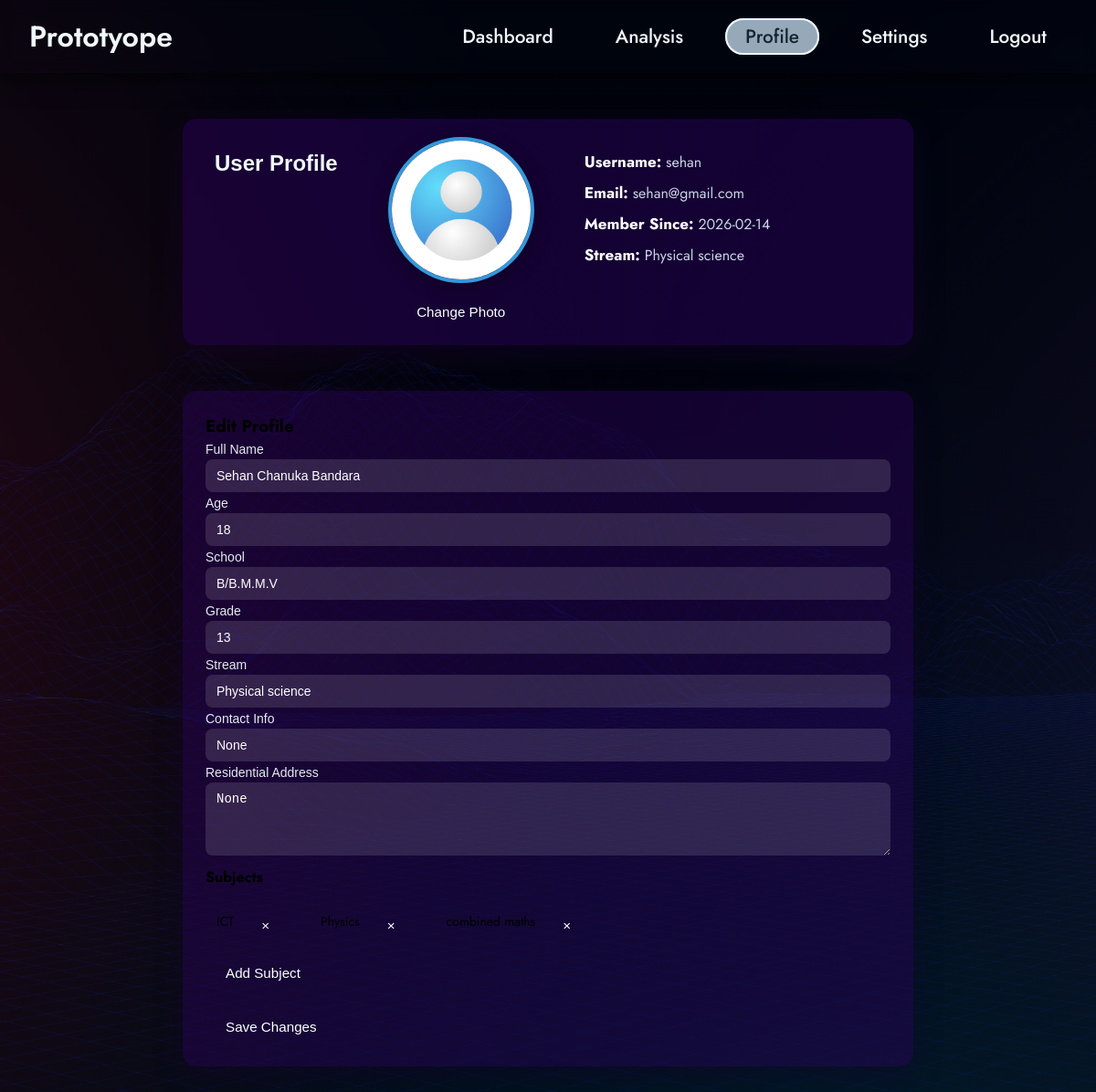
Screenshot of /profile (signed in) with the database file from the repository.
### tables this page shows
CREATE TABLE users (
                id INTEGER PRIMARY KEY AUTOINCREMENT,
                username TEXT UNIQUE,
                email TEXT UNIQUE,
                password TEXT,
                created_at TEXT DEFAULT (datetime('now')),
                is_verified INTEGER,
                verificayion_token TEXT,
                token_expires_at TEXT    
            , verification_token TEXT);

CREATE TABLE user_profile (
                id INTEGER PRIMARY KEY AUTOINCREMENT,
                username TEXT UNIQUE,
                full_name TEXT,
                age INTEGER,
                school TEXT,
                grade TEXT,
                stream TEXT,
                contact_info TEXT,
                address TEXT,
                FOREIGN KEY (username) REFERENCES users(username)
            );

CREATE TABLE user_subjects (
                id INTEGER PRIMARY KEY AUTOINCREMENT,
                username TEXT NOT NULL,
                subject TEXT NOT NULL,
                UNIQUE(username, subject),
                FOREIGN KEY(username) REFERENCES users(username)
            );

### app/main.py (the view)
@app.get("/profile", response_class=HTMLResponse)
async def profile(
    request: Request,
    user = Depends(db.get_current_user)
):
    if not user:
        return RedirectResponse("/login", status_code=303)
    username, email, created_at = user
    created_date = created_at.split(" ")[0]
    conn = db.get_connection()
    cursor = conn.cursor()
    cursor.execute("""
        SELECT full_name, age, school, grade, stream, contact_info, address
        FROM user_profile
        WHERE username = ?
    """, (username,))
    profile_data = cursor.fetchone()
    cursor.execute("""
        SELECT subject
        FROM user_subjects
        WHERE username = ?
    """, (username,))
    subjects = [row[0] for row in cursor.fetchall()]
    conn.close()
    return templates.TemplateResponse(
        "sections/profile.html",
        {
            "request": request,
            "username": username,
            "email": email,
            "created_at": created_date,
            "profile": profile_data,
            "subjects": subjects
        }
    )

### templates/sections/profile.html (shortened to what this page needs)
<!DOCTYPE html>
<html lang="en">
<head>
    <link rel="stylesheet" href="{{ url_for('static', path='css/profile.css') }}">
    <link rel="stylesheet" href="{{ url_for('static', path='css/navbar.css') }}">
</head>
<body>
    {% include 'dashboard/navbar.html' %}
    <div class="profile-container">
        <h2>User Profile</h2>
        <div class="profile-photo">
            <img src="{{ url_for('static', path='profile.jpg') }}" alt="Profile Photo">
            <button onclick="document.getElementById('profile-upload').click()">Change Photo</button>
        </div>
        <div class="profile-details">
            <p><strong>Username:</strong> {{ username }}</p>
            <p><strong>Email:</strong> {{ email }}</p>
            <p><strong>Member Since:</strong> {{ created_at }}</p>
            <p><strong>Stream:</strong> {{ profile[4] if profile else 'Null' }}</p>
        </div>
    </div>
    <div class="upload-section">
        <h3>Edit Profile</h3>
        <form id="profile-form">
            <div class="form-group">
                <label>Full Name</label>
                <input type="text" name="full_name" value="{{ profile[0] if profile else '' }}" required>
                <label>Age</label>
                <input type="number" name="age" value="{{ profile[1] if profile else '' }}" required>
                <label>School</label>
                <input type="text" name="school" value="{{ profile[2] if profile else '' }}">
                <label>Grade</label>
                <input type="text" name="grade" value="{{ profile[3] if profile else '' }}">
                <label>Stream</label>
                <input type="text" name="stream" value="{{ profile[4] if profile else '' }}">
                <label>Contact Info</label>
                <input type="text" name="contact_info" value="{{ profile[5] if profile else '' }}">
                <label>Residential Address</label>
                <textarea name="address">{{ profile[6] if profile else '' }}</textarea>
            </div>
            <div class="form-group">
            <h4>Subjects</h4>
            <div class="subject-chips">
                {% for sub in subjects %}
                    <div class="subject-chip">
                        <span>{{ sub }}</span>
                        <button type="button" onclick="removeSubject(this)">×</button>
                    </div>
                {% endfor %}
            </div>
            <button type="button" onclick="addSubject()" class="add-subject-btn">
                Add Subject
            </button>
            </div>
            <button type="submit" class="save-btn">Save Changes</button>
        </form>
    </div>
</body>
</html>

### templates/dashboard/navbar.html (shortened to what this page needs)
<nav class="top-nav-bar">
  <div class ="navbar-container">
    <a href="#" class="navbar-logo">Prototyope</a>
    <ul class="navbar-menu">
      <li><a href="{{ url_for('dashboard') }}" class="{% if request.url.path == '/dashboard' %}active{% endif %}">Dashboard</a></li>
      <li><a href="{{ url_for('analysis') }}" class="{% if request.url.path == '/analysis' %}active{% endif %}">Analysis</a></li>
      <li><a href="{{ url_for('profile') }}" class="{% if request.url.path == '/profile'%}active{% endif %}">Profile</a></li>
      <li><a href="#">Settings</a></li>
      <li><a href="{{ url_for('logout') }}" class="{% if request.url.path == '/logout' %}{% endif %}">Logout</a></li>
    </ul>
  </div>
</nav>

### static/css/profile.css (style rules this page uses)
* { margin: 0; padding: 0; box-sizing: border-box; }
h2 { font-family: 'Franklin Gothic Medium', 'Arial Narrow', Arial, sans-serif; margin: 10px; padding: 5px; color: aliceblue; }
.profile-container { display: flex; flex-direction: row; align-items: flex-start; justify-content: flex-start; gap: 40px; padding: 20px; margin: 50px auto; background: rgba(40, 1, 90, 0.5); border-radius: 15px; box-shadow: 0 10px 30px rgba(23, 0, 44, 0.5); max-width: 800px; }
.add-subject-btn { padding: 8px 14px; border-radius: 25px; background: transparent; color: white; border: 2px solid aliceblue; cursor: pointer; transition: 0.3s; }
button { padding: 6px 12px; border-radius: 6px; cursor: pointer; }
.profile-details { margin: 10px; padding: 5px; }
.profile-photo { display: flex; flex-direction: column; align-items: center; gap: 15px; }
.profile-photo img { width: 160px; height: 160px; border-radius: 50%; border: 4px solid #3498db; object-fit: cover; box-shadow: 0 5px 20px rgba(0,0,0,0.3); transition: transform 0.2s ease, box-shadow 0.2s ease; }
.profile-photo button { background-color: transparent; color: white; padding: 8px 18px; border-radius: 25px; border: none; cursor: pointer; font-size: 0.95rem; transition: background-color 0.3s ease; }
.profile-details { display: flex; flex-direction: column; gap: 10px; }
.profile-details p { font-size: 16px; color: #cbd4e5; }
.profile-details p strong { color: #ffffff; font-size: 17px; }
.upload-section { max-width: 800px; margin: 20px auto 50px auto; padding: 25px; background: rgba(40, 1, 90, 0.45); border-radius: 15px; box-shadow: 0 10px 30px rgba(23, 0, 44, 0.45); }
.upload-section form { display: flex; flex-direction: column; gap: 12px; }
.upload-section label { font-size: 14px; color: #e6e9f2; font-family: 'Franklin Gothic Medium', 'Arial Narrow', Arial, sans-serif; }
.subject-chips { display: flex; flex-wrap: wrap; gap: 10px; margin-top: 8px; }
.subject-chip { display: flex; align-items: center; gap: 8px; padding: 6px 12px; border-radius: 20px; border: 1px solid rbga(255, 255, 255, 0.4); font-size: 14px; }
.subject-chip button { background: none; border: none; font-size: 16px; cursor: pointer; line-height: 1; }
.upload-section input, .upload-section textarea { padding: 10px 12px; border-radius: 8px; border: none; outline: none; font-size: 14px; background: rgba(255, 255, 255, 0.12); color: #ffffff; width: 100%; display: block; }
.upload-section textarea { resize: vertical; min-height: 80px; }
.upload-section button { margin-top: 10px; align-self: flex-start; padding: 10px 22px; font-size: 0.95rem; border-radius: 25px; border: none; cursor: pointer; background: transparent; color: white; transition: background-color 0.3s ease, color 0.3s ease; }

### static/css/navbar.css (style rules this page uses)
* { margin: 0; padding: 0; box-sizing: border-box; }
body { font-family: 'Jost', sans-serif; min-height: 100vh; min-height: 100vh; width: 100%; background: linear-gradient( rgba(0, 0, 0, 0.65), rgba(0, 0, 0, 0.65) ), url("/static/demoback.jpg"); background-size: cover; background-position: center; background-repeat: no-repeat; }
.top-nav-bar { display: flex; align-items: center; justify-content: center; height: 80px; width: 100%; position: sticky; top: 0; background: transparent; box-shadow: 0 10px 20px rgba(0, 0, 0, 0.5); backdrop-filter: blur(10px); z-index: 999; }
.navbar-container { display: flex; align-items: center; justify-content: space-between; width: 100%; padding: 0 2rem; max-width: 1600px; }
.navbar-logo { font-size: 2rem; font-weight: 600; color: aliceblue; text-decoration: none; cursor: pointer; }
.navbar-container .navbar-menu { display: flex; text-align: center; gap: 1.5rem; list-style: none; }
.navbar-container .navbar-menu li a { text-decoration: none; color: aliceblue; font-size: 1.3rem; font-weight: 500; padding:3px 20px; border-radius: 20px; border: 2px solid transparent; transition: all 0.7s ease; white-space: nowrap; }
.navbar-container .navbar-menu li a:hover, .navbar-container .navbar-menu li a.active { background-color: rgba(188, 212, 229, 0.8); color: #162530; border: 2px solid aliceblue; }

### rows the page displays
users: username "sehan", email "sehan@gmail.com"
user_profile: stream "Physical science", full_name "Sehan Chanuka Bandara", age "18", school "B/B.M.M.V", grade "13", contact_info "None", address "None"
user_subjects: subject "ICT"
user_subjects: subject "Physics"
user_subjects: subject "combined maths"

### other values shown
{{ created_at }} "2026-02-14"
